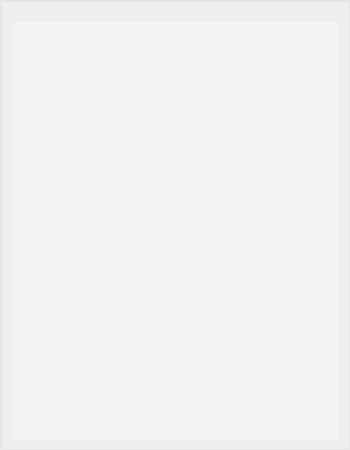
<?xml version="1.0" encoding="UTF-8"?>
<ui version="4.0">
 <class>musicListwidget</class>
 <widget class="QWidget" name="musicListwidget">
  <property name="geometry">
   <rect>
    <x>0</x>
    <y>0</y>
    <width>350</width>
    <height>450</height>
   </rect>
  </property>
  <property name="minimumSize">
   <size>
    <width>350</width>
    <height>450</height>
   </size>
  </property>
  <property name="maximumSize">
   <size>
    <width>350</width>
    <height>450</height>
   </size>
  </property>
  <property name="windowTitle">
   <string>Form</string>
  </property>
  <widget class="QGroupBox" name="groupBox_2">
   <property name="geometry">
    <rect>
     <x>0</x>
     <y>0</y>
     <width>351</width>
     <height>451</height>
    </rect>
   </property>
   <property name="styleSheet">
    <string notr="true">        QGroupBox {
	border-color: rgb(229, 229, 229);

            border-width: 2px;
            border-style: solid;
            margin-top: 0.5ex;
        }</string>
   </property>
   <property name="title">
    <string/>
   </property>
   <widget class="QTableView" name="playTableView">
    <property name="geometry">
     <rect>
      <x>10</x>
      <y>20</y>
      <width>331</width>
      <height>421</height>
     </rect>
    </property>
    <property name="minimumSize">
     <size>
      <width>331</width>
      <height>421</height>
     </size>
    </property>
    <property name="maximumSize">
     <size>
      <width>331</width>
      <height>421</height>
     </size>
    </property>
    <property name="styleSheet">
     <string notr="true">color: rgba(11, 11, 11);
selection-color: rgb(107, 107, 107);
background-color: rgba(255, 255, 255, 50);
selection-background-color: rgba(255, 255, 255, 50); </string>
    </property>
    <property name="showDropIndicator" stdset="0">
     <bool>false</bool>
    </property>
    <property name="showGrid">
     <bool>false</bool>
    </property>
    <property name="wordWrap">
     <bool>false</bool>
    </property>
    <property name="cornerButtonEnabled">
     <bool>true</bool>
    </property>
    <attribute name="horizontalHeaderVisible">
     <bool>false</bool>
    </attribute>
    <attribute name="horizontalHeaderCascadingSectionResizes">
     <bool>true</bool>
    </attribute>
    <attribute name="horizontalHeaderHighlightSections">
     <bool>true</bool>
    </attribute>
    <attribute name="horizontalHeaderShowSortIndicator" stdset="0">
     <bool>true</bool>
    </attribute>
    <attribute name="horizontalHeaderStretchLastSection">
     <bool>true</bool>
    </attribute>
    <attribute name="verticalHeaderVisible">
     <bool>false</bool>
    </attribute>
    <attribute name="verticalHeaderHighlightSections">
     <bool>false</bool>
    </attribute>
   </widget>
   <widget class="QPushButton" name="closeWindowBtn">
    <property name="geometry">
     <rect>
      <x>330</x>
      <y>0</y>
      <width>16</width>
      <height>16</height>
     </rect>
    </property>
    <property name="cursor">
     <cursorShape>PointingHandCursor</cursorShape>
    </property>
    <property name="styleSheet">
     <string notr="true">QPushButton {
    border: none; 
}
QPushButton:hover{
/*border-image:url(:/tu/begin.png);*/

background-color: rgb(255, 255, 255, 50);


}
</string>
    </property>
    <property name="text">
     <string/>
    </property>
    <property name="icon">
     <iconset resource="images.qrc">
      <normaloff>:/images/jietou1.png</normaloff>:/images/jietou1.png</iconset>
    </property>
    <property name="iconSize">
     <size>
      <width>15</width>
      <height>15</height>
     </size>
    </property>
   </widget>
   <widget class="QPushButton" name="clearPlayListBtn">
    <property name="geometry">
     <rect>
      <x>0</x>
      <y>0</y>
      <width>16</width>
      <height>16</height>
     </rect>
    </property>
    <property name="cursor">
     <cursorShape>PointingHandCursor</cursorShape>
    </property>
    <property name="styleSheet">
     <string notr="true">QPushButton {
    border: none; 
}
QPushButton:hover{
/*border-image:url(:/tu/begin.png);*/

background-color: rgb(255, 255, 255, 50);


}
</string>
    </property>
    <property name="text">
     <string/>
    </property>
    <property name="icon">
     <iconset resource="images.qrc">
      <normaloff>:/images/clear.png</normaloff>:/images/clear.png</iconset>
    </property>
    <property name="iconSize">
     <size>
      <width>17</width>
      <height>17</height>
     </size>
    </property>
   </widget>
  </widget>
 </widget>
 <resources>
  <include location="images.qrc"/>
 </resources>
 <connections/>
</ui>
